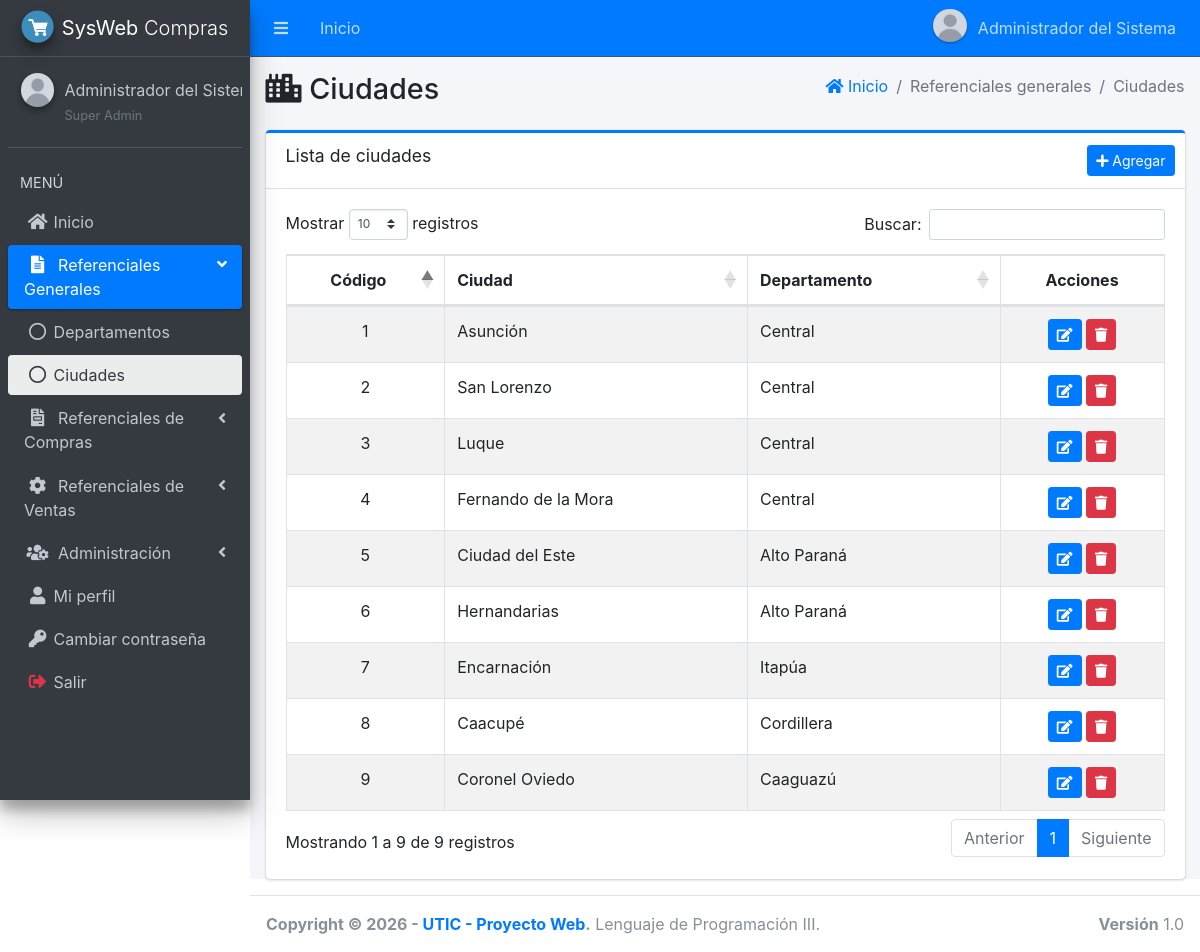
/main.php?module=ciudad (signed in), run on the app's committed database.
### tables this page shows
CREATE TABLE menu (
    id_menu   INT AUTO_INCREMENT PRIMARY KEY,
    id_padre  INT NULL COMMENT 'NULL = opción de primer nivel o grupo',
    titulo    VARCHAR(50) NOT NULL,
    icono     VARCHAR(50) NOT NULL DEFAULT 'far fa-circle',
    modulo    VARCHAR(30) NULL COMMENT 'Clave del módulo (main.php?module=...). NULL = grupo',
    orden     INT NOT NULL DEFAULT 0,
    UNIQUE KEY uk_menu_modulo (modulo),
    CONSTRAINT fk_menu_padre FOREIGN KEY (id_padre)
        REFERENCES menu (id_menu) ON UPDATE CASCADE ON DELETE CASCADE
);

CREATE TABLE ciudad (
    id_ciudad        INT AUTO_INCREMENT PRIMARY KEY,
    descrip_ciudad   VARCHAR(60) NOT NULL,
    id_departamento  INT NOT NULL,
    UNIQUE KEY uk_ciudad (id_departamento, descrip_ciudad),
    CONSTRAINT fk_ciudad_departamento FOREIGN KEY (id_departamento)
        REFERENCES departamento (id_departamento) ON UPDATE CASCADE ON DELETE RESTRICT
);

CREATE TABLE departamento (
    id_departamento  INT AUTO_INCREMENT PRIMARY KEY,
    dep_descripcion  VARCHAR(60) NOT NULL,
    UNIQUE KEY uk_departamento (dep_descripcion)
);

### app/config/database.php (called while the page is built, shortened)
<?php
function db(): PDO
{
    static $pdo = null;
    if ($pdo === null) {
        $dsn = 'mysql:host=' . DB_HOST . ';port=' . DB_PORT . ';dbname=' . DB_NAME . ';charset=utf8mb4';
        try {
            $pdo = new PDO($dsn, DB_USER, DB_PASS, [
                PDO::ATTR_ERRMODE            => PDO::ERRMODE_EXCEPTION,
                PDO::ATTR_DEFAULT_FETCH_MODE => PDO::FETCH_ASSOC,
                PDO::ATTR_EMULATE_PREPARES   => false,
            ]);
            $pdo->exec("SET time_zone = '" . date('P') . "'");
        } catch (PDOException $e) {
            error_log('Error de conexión: ' . $e->getMessage());
            http_response_code(500);
            exit('No se pudo conectar con la base de datos. Verifique la configuración en config/config.php.');
        }
    }
    return $pdo;
}

### app/core/rutas.php (called while the page is built, shortened)
<?php
return [
    'start'             => ['start.php',                 'start'],
    'password'          => ['password/form.php',         'password'],
    'perfil'            => ['perfil/view.php',           'perfil'],
    'form_perfil'       => ['perfil/form.php',           'perfil'],
    'user'              => ['user/view.php',             'user'],
    'form_user'         => ['user/form.php',             'user'],
    'permisos'          => ['permisos/view.php',         'permisos'],
    'departamento'      => ['departamento/view.php',     'departamento'],
    'form_departamento' => ['departamento/form.php',     'departamento'],
    'ciudad'            => ['ciudad/view.php',           'ciudad'],
    'form_ciudad'       => ['ciudad/form.php',           'ciudad'],
    'proveedores'       => ['proveedores/view.php',      'proveedores'],
    'form_proveedores'  => ['proveedores/form.php',      'proveedores'],
    'deposito'          => ['simple/view.php',           'deposito'],
    'form_deposito'     => ['simple/form.php',           'deposito'],
    'tipo_producto'     => ['simple/view.php',           'tipo_producto'],
    'form_tipo_producto'=> ['simple/form.php',           'tipo_producto'],
    'u_medida'          => ['simple/view.php',           'u_medida'],
    'form_u_medida'     => ['simple/form.php',           'u_medida'],
    'productos'         => ['productos/view.php',        'productos'],
    'form_productos'    => ['productos/form.php',        'productos'],
    'clientes'          => ['clientes/view.php',         'clientes'],
    'form_clientes'     => ['clientes/form.php',         'clientes'],
    'compras'           => ['compras/view.php',          'compras'],
    'form_compras'      => ['compras/form.php',          'compras'],
    'detalle_compras'   => ['compras/detalle.php',       'compras'],
    'ventas'            => ['ventas/view.php',           'ventas'],
    'form_ventas'       => ['ventas/form.php',           'ventas'],
    'detalle_ventas'    => ['ventas/detalle.php',        'ventas'],
    'reporte_ventas'    => ['reporte_ventas/view.php',   'reporte_ventas'],
    'timbrado'          => ['timbrado/view.php',         'timbrado'],
    'stock'             => ['stock/view.php',            'stock'],
    'reporte_compras'   => ['reporte_compras/view.php',  'reporte_compras'],
];

### app/views/layout/content.php (called while the page is built, shortened)
<?php
[$archivo, $permiso] = $rutas[$module];
include __DIR__ . '/../' . $archivo;

### app/views/ciudad/view.php (the view, shortened to what this page needs)
<?php
$filas = db()->query('SELECT c.id_ciudad, c.descrip_ciudad, d.dep_descripcion
                      FROM ciudad c JOIN departamento d ON d.id_departamento = c.id_departamento
                      ORDER BY d.dep_descripcion, c.descrip_ciudad')->fetchAll();
?>
<section class="content">
    <div class="container-fluid">
        <div class="card card-primary card-outline">
            <div class="card-header">
                <h3 class="card-title">Lista de ciudades</h3>
                <div class="card-tools">
                    <a href="main.php?module=form_ciudad&amp;form=add" class="btn btn-primary btn-sm"><i class="fas fa-plus"></i> Agregar</a>
                </div>
            </div>
            <div class="card-body table-responsive">
                <table class="table table-bordered table-striped table-hover datatable">
                    <thead>
                    <tr>
                        <th class="text-center">Código</th>
                        <th>Ciudad</th>
                        <th>Departamento</th>
                        <th class="text-center no-sort">Acciones</th>
                    </tr>
                    </thead>
                    <tbody>
                    <?php foreach ($filas as $f): ?>
                        <tr>
                            <td class="text-center"><?= (int) $f['id_ciudad'] ?></td>
                            <td><?= e($f['descrip_ciudad']) ?></td>
                            <td><?= e($f['dep_descripcion']) ?></td>
                            <td class="text-center text-nowrap">
                                <a href="main.php?module=form_ciudad&amp;form=edit&amp;id=<?= (int) $f['id_ciudad'] ?>"
                                   class="btn btn-primary btn-sm" title="Modificar"><i class="fas fa-edit"></i></a>
                                <form action="modules/ciudad/procesar.php?act=delete" method="post" class="d-inline"
                                      onsubmit="return confirm('¿Confirma eliminar la ciudad seleccionada?');">
                                    <button type="submit" class="btn btn-danger btn-sm" title="Eliminar"><i class="fas fa-trash"></i></button>
                                </form>
                            </td>
                        </tr>
                    <?php endforeach; ?>
                    </tbody>
                </table>
            </div>
        </div>
    </div>
</section>

### app/views/layout/side_menu.php (shortened to what this page needs)
<?php
$items = db()->query('SELECT id_menu, id_padre, titulo, icono, modulo FROM menu ORDER BY orden, id_menu')->fetchAll();
$raiz  = [];
$hijos = [];
foreach ($items as $it) {
    if ($it['id_padre'] === null) {
        $raiz[] = $it;
    } else {
        $hijos[(int) $it['id_padre']][] = $it;
    }
}
function menu_enlace(array $it, string $modulo_actual, bool $hijo): string
{
    $activo = $it['modulo'] === $modulo_actual ? ' active' : '';
    $icono  = $hijo ? 'far fa-circle nav-icon' : 'nav-icon ' . $it['icono'];
    return '<li class="nav-item"><a href="main.php?module=' . e($it['modulo']) . '" class="nav-link' . $activo . '">'
         . '<i class="' . e($icono) . '"></i><p>' . e($it['titulo']) . '</p></a></li>';
}
?>
<aside class="main-sidebar sidebar-dark-primary elevation-4">
    <a href="main.php?module=start" class="brand-link">
        <img src="assets/img/logo.png" alt="Logo" class="brand-image img-circle elevation-3">
        <span class="brand-text font-weight-light"><b><?= e(APP_SHORT) ?></b> Compras</span>
    </a>
    <div class="sidebar">
        <div class="user-panel mt-3 pb-3 mb-3 d-flex">
            <div class="image">
                <img src="<?= e(foto_url($_SESSION['foto'] ?? null)) ?>" class="img-circle elevation-2" alt="Foto">
            </div>
            <div class="info">
                <a href="main.php?module=perfil" class="d-block"><?= e($_SESSION['nombre']) ?></a>
                <small class="text-muted"><?= e($_SESSION['rol']) ?></small>
            </div>
        </div>
        <nav class="mt-2">
            <ul class="nav nav-pills nav-sidebar flex-column" data-widget="treeview" role="menu" data-accordion="false">
                <li class="nav-header">MENÚ</li>
                <?php foreach ($raiz as $it): ?>
                    <?php if ($it['modulo'] !== null): ?>
                        <?php if (can($it['modulo'])) echo menu_enlace($it, $modulo_actual, false); ?>
                    <?php else:
                        $visibles = array_filter($hijos[(int) $it['id_menu']] ?? [], static function ($h) {
                            return can($h['modulo']);
                        });
                        $abierto = in_array($modulo_actual, array_column($visibles, 'modulo'), true);
                    ?>
                        <li class="nav-item<?= $abierto ? ' menu-open' : '' ?>">
                            <a href="#" class="nav-link<?= $abierto ? ' active' : '' ?>">
                                <i class="nav-icon <?= e($it['icono']) ?>"></i>
                                <p><?= e($it['titulo']) ?> <i class="right fas fa-angle-left"></i></p>
                            </a>
                            <ul class="nav nav-treeview">
                                <?php foreach ($visibles as $h) echo menu_enlace($h, $modulo_actual, true); ?>
                            </ul>
                        </li>
                    <?php endif; ?>
                <?php endforeach; ?>
                <li class="nav-item">
                    <a href="#" class="nav-link" data-toggle="modal" data-target="#modalSalir">
                        <i class="nav-icon fas fa-sign-out-alt text-danger"></i><p>Salir</p>
                    </a>
                </li>
            </ul>
        </nav>
    </div>
</aside>

### public/assets/css/style.css (style rules this page uses)
.user-image, .user-panel .image img, .user-header img { object-fit: cover; }

### data on the page
menu: titulo "Inicio"
menu: titulo "Referenciales Generales"
menu: titulo "Departamentos"
menu: titulo "Ciudades"
menu: titulo "Referenciales de Compras"
menu: titulo "Referenciales de Ventas"
menu: titulo "Administración"
menu: titulo "Mi perfil"
menu: titulo "Cambiar contraseña"
ciudad: id_ciudad "5", descrip_ciudad "Ciudad del Este", id_departamento.dep_descripcion "Alto Paraná"
ciudad: id_ciudad "6", descrip_ciudad "Hernandarias", id_departamento.dep_descripcion "Alto Paraná"
ciudad: id_ciudad "9", descrip_ciudad "Coronel Oviedo", id_departamento.dep_descripcion "Caaguazú"
ciudad: id_ciudad "1", descrip_ciudad "Asunción", id_departamento.dep_descripcion "Central"
ciudad: id_ciudad "4", descrip_ciudad "Fernando de la Mora", id_departamento.dep_descripcion "Central"
ciudad: id_ciudad "3", descrip_ciudad "Luque", id_departamento.dep_descripcion "Central"
ciudad: id_ciudad "2", descrip_ciudad "San Lorenzo", id_departamento.dep_descripcion "Central"
ciudad: id_ciudad "8", descrip_ciudad "Caacupé", id_departamento.dep_descripcion "Cordillera"
ciudad: id_ciudad "7", descrip_ciudad "Encarnación", id_departamento.dep_descripcion "Itapúa"

### other printed values
$_SESSION['nombre'] "Administrador del Sistema"
APP_SHORT "SysWeb"
$_SESSION['nombre'] "Administrador del…"
$_SESSION['rol'] "Super Admin"
$titulo "Ciudades"
$texto "Referenciales generales"
$texto "Ciudades"
